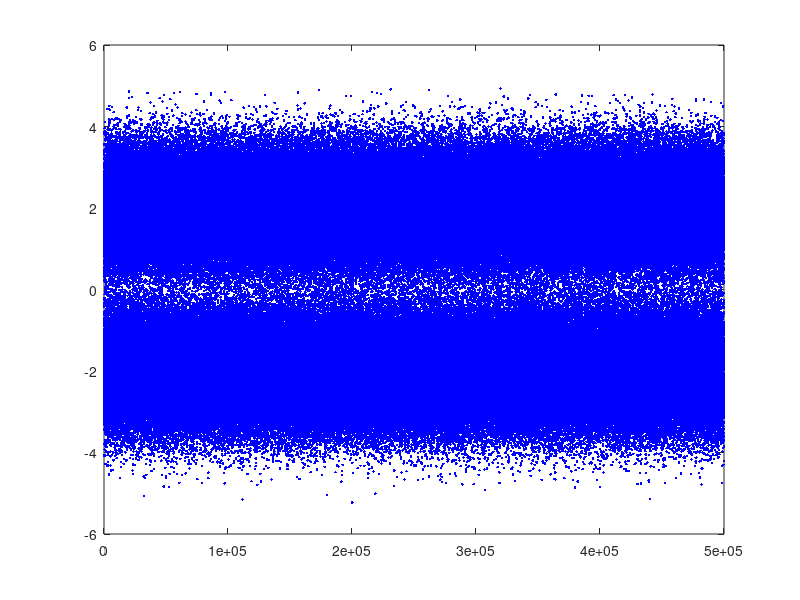

Write the MATLAB code that produced this figure. (Note: this script raises an error after producing the figure.)
%% S22  CMPE320 Proj 2 Skeleton
close all;
clear;

PrA = 0.5;  % per the project
Ntrials = 500000; % make this as large as you can for your machine.  
%  From Project 1, more trials give results closer to the pdf.
A_minusA = (rand(1,Ntrials)<=PrA); % 1  = A, 0 = -A;
A_minusA = 2*(A_minusA-0.5);% convert to  +/-A;

Avalue = 2; % per assignment
sigma2 = 9/16; %per assignment;

N =  sqrt(sigma2)*randn(1,Ntrials); % zero mean variance = sigma2
R =  Avalue*A_minusA+N;  % R = (+/-A)+N;

tenSigma = sqrt(sigma2)*10;
dr=0.05;
rEdge=[-tenSigma-Avalue-dr/2:dr:tenSigma+Avalue]; % force bin center to zero

% Figure (1) is the scatterplot
% plots each output value of R for each Ntrials value
figure(1)
x = [1:Ntrials];
y = R;
plot(x,y,'b.'); %create the scatterplot use an appropriate x, an appropriate y, 
% the 'b.' will plot individual points in blue.

% Figure(2) is the histogram
% Now create the histogram, normalized to pdf, as in Project 1.
figure(2)
spdfR = histogram(R, 'BinEdges', rEdge, 'Normalization', 'pdf');

[Vr,Nbinr,r]=unpackHistogram(spdfR);  %I've provided a helper function to assist with histogram management

% Vr is values of the histogram bins
% Nbinr is number of bins
% r is the bin centers

edges = rEdge;
rGivenA = exp(-(edges-Avalue).^2/(2*sigma2))/sqrt(2*pi*sigma2);
rGivenNegA = exp(-(edges-(-Avalue)).^2/(2*sigma2))/sqrt(2*pi*sigma2);
fRr = rGivenA * 0.5 + rGivenNegA * 0.5; % put the equation for your fR(r) here

hold on;
plot(edges, fRr, 'LineWidth', 2); % plot your fRr
hold off;

% Make the plot look professional
xlabel('Voltage');
ylabel('Probability Density');
grid on;
legend('Random Variable R', 'Theoretical Value of R');
title('Probability Density of R');



figure(3); %Scatterplot for 2.2

%  Method 1
%  Notice the trick here.  (R>=0) will be 1 when true and 0 when false.
%  Multiplying point by point using .* will set all negative values to zero
%  and leave all postive values unchanged, thus creating the S for 2.1

S = (R>=0).*R; %  only accept R>=0;
x = [1:Ntrials];
y = S;
plot(x,y,'b.'); % scatterplot

% figure(5); % extra scatterplot
% plot(R, S, 'b.');

ds = dr;
sEdge = [-tenSigma:ds:tenSigma];

figure(4);

% Plot the CDF from the histogram and Theoretical CDF
% this can effectively be ignored in terms of the project document
CDF_S = histogram(S, 'BinEdges', sEdge, 'Normalization', 'cdf');
FSs = (sEdge>=0) .* ((1 - QQ((sEdge - Avalue)/sqrt(sigma2))) * 0.5 + 0.5); % Hint:  Use the QQ helper function to express the integral in terms of Q(s)

% differentiate the FSs for the pdf from the CDF function
SpdfDiff = diff(FSs);

hold on

plot(sEdge, FSs, 'LineWidth', 2); % plot FSs
hold off

%Make the plot look professional
grid on;
xlabel('Value of S');
ylabel('Cumulative Probability (CDF)');
title('CDF of S Given Perfect Diode Detector');
legend('S Normalized as CDF', 'Actual CDF Function');


figure(5);

% you may use subplots or not, as you desire.  If not, then you'll need new figures
spdfS = histogram(S, 'BinEdges', sEdge, 'Normalization', 'pdf'); %generate normalized histogram as in Project 1

[Values,Ns,s]=unpackHistogram(spdfS); %Use the helper function

i0 = min(find(s>=0)); % locate s nearest to zero
fSs = Values.*(s>0); % use the trick again 

% set the value to that of the middle value of R, which is the bin at zero
% times the bin width of that bin
PrS_is_0 = Vr(length(Vr)/2 + 1) * spdfR.BinWidth; % you will have some value


fSs(i0)=PrS_is_0/ds; % create an effective Dirac Delta function at zero
hold on
plot(s,fSs,'r','LineWidth',2); % plot in red on top of histogram
% this plots the pdf function as generated from the CDF above
plot(s+0.025, SpdfDiff/ds, 'LineWidth', 2); % concatenate a zero on the end as the last value is lost
hold off

% make the plot look professional
grid on;
xlabel('Value of S');
ylabel('Probability Density');
legend('Real Probability Density', 'Effective Probability Density');
   
% Would a rescaled version make things easier to see?


meanS =  mean(S); % sample mean from S array, not the histogram
varS = var(S);  % sample variance from S array, not the histogram
meanR = mean(R); % sample mean from R array, not the histogram
varR=var(R);  % sample variance from the R array.

% Print the results (example only, do what you want)
disp('--------');
disp('Section 2.1');
disp(['For the input, with A = +/-',num2str(Avalue),' variance ',num2str(sigma2),' and ',int2str(Ntrials),' trials,']);
disp(['the mean of R is ',num2str(meanR),' with variance ',num2str(varR),' =  ',num2str(Avalue^2),'  +  ',num2str(sigma2)]);
disp(['For Method 1 (ideal diode), the mean of S is ',num2str(meanS),' and the variance is ',num2str(varS)])
disp(['For Method 1 (ideal diode), diode(',num2str(meanR),') = ',num2str(meanR*(meanR>=0))]);

%================
% 2.2 uses abs as the function, but the same signal model.
%      We'll retain N and R, and just replace S

%New figures as necessary

S2 = abs(R); % the second method is absolute value.

figure(6);
% Plot the scatter plot
x = [1:Ntrials];
y = S2;
plot(x,y,'b.');

% New figure
figure(7);
s2Edge = sEdge;
spdfS2 = histogram(S2, 'BinEdges', s2Edge, 'Normalization', 'pdf');% generate the normalized histogram

[Values2,Ns2,s2]=unpackHistogram(spdfS2); % unpack for ease of use

% i0 = min(find(s>=0)); % locate s nearest to zero
% fSs = Values.*(s>0); % use the trick again 
% 
% % set the value to that of the middle value of R, which is the bin at zero
% % times the bin width of that bin
% PrS_is_0 = Vr(length(Vr)/2 + 1) * spdfR.BinWidth; % you will have some value

% fSs(i0)=PrS_is_0/ds; % create an effective Dirac Delta function at zero

fS2s = Values2; % create code for your described fSs
ds = dr;
hold on
% plot(s,fSs,'r','LineWidth',2); % plot in red on top of histogram
plot(s2, fS2s, 'r', 'LineWidth', 2); % your fSs
hold off

% Make your plot professional
grid on;
xlabel('');
ylabel('');
title('');
legend('');

% Compute and plot the CDF and print resultsmodifying lines 74-96 as necessary for this section
figure(8);

CDF_S2 = histogram(S2, 'BinEdges', s2Edge, 'Normalization', 'cdf');
FS2s = (1-QQ((s2Edge-Avalue) / sqrt(sigma2)));

hold on;
plot(s2Edge, FS2s, 'LineWidth',2);
hold off;

meanS2 =  mean(S2); % sample mean from S array, not the histogram
varS2 = var(S2);  % sample variance from S array, not the histogram

% Print the results (example only, do what you want)
disp('--------');
disp('Section 2.2');
disp(['For the input, with A = +/-',num2str(Avalue),' variance ',num2str(sigma2),' and ',int2str(Ntrials),' trials,']);
disp(['the mean of R is ',num2str(meanR),' with variance ',num2str(varR),' =  ',num2str(Avalue^2),'  +  ',num2str(sigma2)]);
disp(['For Method 2 (absolute value detector), the mean of S is ',num2str(meanS2),' and the variance is ',num2str(varS2)]);
disp(['For Method 2 (absolute value detector), diode(',num2str(meanR),') = ',num2str(meanR*(meanR>=0))]);

%================
% 2.3 uses S = R.^2 as the function, but the same signal model.
%      We'll retain N and R, and just replace S

% New plots
figure(9); % this is the scatterplot
S3 = R.^2;

% scatterplot
% this shows the bounds needed for sxEdge
x = [1:Ntrials];
y = S3;
plot(x,y,'b.');

s3Edge = [0:ds:30];
% you may use subplots or not, as you desire.  If not, then you'll need new figures
% this should be the 10th figure
figure(10);
spdfS3 = histogram(S3, 'BinEdges', s3Edge, 'Normalization', 'pdf'); %generate normalized histogram as in Project 1

[Values3,Ns3,s3]=unpackHistogram(spdfS3); %Use the helper function


% get the cdf from the histogram
figure(11);
CDF_S3 = histogram(S3, 'BinEdges', s3Edge, 'Normalization', 'cdf');

% get the histogram from the Q function (FS3s)
FS3s = (1 - QQ( (sqrt(s3Edge) - Avalue) / sqrt(sigma2) ));

% Do it all again, using Lines 54 to 96 as a model

hold on;
plot(s3Edge, FS3s, 'LineWidth',2);
hold off;

meanS3 =  mean(S3); % sample mean from S array, not the histogram
varS3 = var(S3);  % sample variance from S array, not the histogram

disp('--------');
disp('Section 2.3');
disp(['For the input, with A = +/-',num2str(Avalue),' variance ',num2str(sigma2),' and ',int2str(Ntrials),' trials,']);
disp(['the mean of R is ',num2str(meanR),' with variance ',num2str(varR),' =  ',num2str(Avalue^2),'  +  ',num2str(sigma2)]);
disp(['For Method 3 (squeare law detector), the mean of S is ',num2str(meanS3),' and the variance is ',num2str(varS3)]);
disp(['For Method 3 (square law detector), diode(',num2str(meanR),') = ',num2str(meanR*(meanR>=0))]);


% Print output table for use in report
%  This table provides the means and variances for the various options all
%  in one place.


% Jensens holds true due to the gER values being less than or equal to ES for all values
% func(E(x)) <= E(func(x)) <- this is the correct Jensens which is shown in the table through the collected data
disp('Output Table');
method =  [1:3]';
ES = [meanS,meanS2,meanS3]';
gER = [meanR*(meanR>=0), abs(meanR), meanR^2]'; 
table  =  [method ES gER];
%sprintf('%10.5f',table)
disp(table);